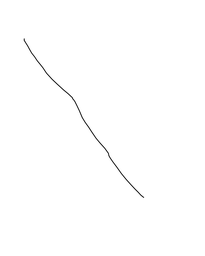
#> input picture images/line2.png, 205 x 256 px, shrunk from 774 x 968 before the run
$ python recognize.py   (Python 2 division)
#> lines starting #> are read from the running program, lines starting #| are printed output that depends on the picture; after the words box and inside, x2 and y2 are one past the last pixel; in counts of white or black regions, pixels touching at a corner belong together
from PIL import Image
import numpy as np
import matplotlib.pyplot as plt
#import matplotlib.pyplot as plt
#import time

xValues = []
yValues = []

def threshold(imageArray):
	balanceArray = []
	for row in imageArray:
		for pixel in row:
			average = getAverage(pixel)
			balanceArray.append(average)
	balance = 0
	for num in balanceArray:
		balance += num
	balance = balance / len(balanceArray)
	answer = list(imageArray)
	for row in answer:
		for pixel in row:
			if len(pixel) == 4:
				pixel[3] = 255
		#	print pixel
			testAverage = getAverage(pixel)
                	if testAverage > balance:
                		pixel[0] = 255
		                pixel[1] = 255
		                pixel[2] = 255
	                else:
            		        pixel[0] = 0
                                pixel[1] = 0
               			pixel[2] = 0
	return answer
def getAverage(pixel):
	average = 0
	for num in pixel:
		average += num
	return average / len(pixel[:3])

def getColor(pixel):
	if pixel[0] == pixel[1] and pixel[1] == pixel[2]:
		if pixel[0] == 255 : return "white"
		if pixel[0] == 0: return "black"
	return "ERROR"

def generatePolynomial(imageArray):
	radius = 5
	lastPoint = (0, 0)
	background = getColor(imageArray[0][0])
	for row in range(0, len(imageArray)):
		for col in range(0, len(imageArray[0])):
			pixel = imageArray[row][col]
			#print(pixel)
			if getColor(pixel) != background:
				#print(getColor(pixel))
				#print("row: " + str(row) + "col: " + str(col) + "distance: " + str((((row - lastPoint[0]) ** 2 + (col - lastPoint[1]) ** 2) ** (.5)))+ "last row: " + str(lastPoint[0]) + "last col: " + str(lastPoint[1]))
				if (((row - lastPoint[0]) ** 2 + (col - lastPoint[1]) ** 2) ** (.5)) > radius:
					#print("test")
					xValues.append(row)
					yValues.append(col)
					lastPoint = (row, col)
	#print(xValues)
	#print(yValues)
	polynomial, stats = np.polynomial.polynomial.polyfit(xValues, yValues, 0, full=True)
	for i in range(0, 10):
		cur, curStats = np.polynomial.polynomial.polyfit(xValues, yValues, i, full=True)
		if stats[0] > curStats[0]:
			polynomial = cur
			stats = curStats
	return polynomial

image = Image.open('images/line2.png')
#> image is the input picture: PIL image 205x256 RGB; min 39, max 255, mean 254.1
width, height = image.size
#> width = 205; height = 256
#test = image.load()
#print(test)
#print(test[0, 0])
imageArray = np.array(image)
#print(imageArray)
thresholdedImageArray = threshold(imageArray)
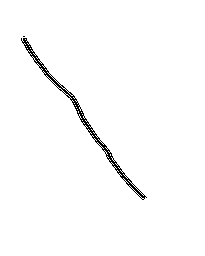
#> imageArray: shape (256, 205, 3); 98.4% white; black in thin lines or dots, all inside (x1, y1, x2, y2) = (21, 36, 147, 200)
polynomial = generatePolynomial(thresholdedImageArray)
u = np.linspace(0, width, 100)
v = np.polynomial.polynomial.polyval(u, polynomial)
plt.figure()
plt.ylim(0, height)
plt.plot(xValues, yValues, ".")
plt.plot(u, v, "--")
plt.show()
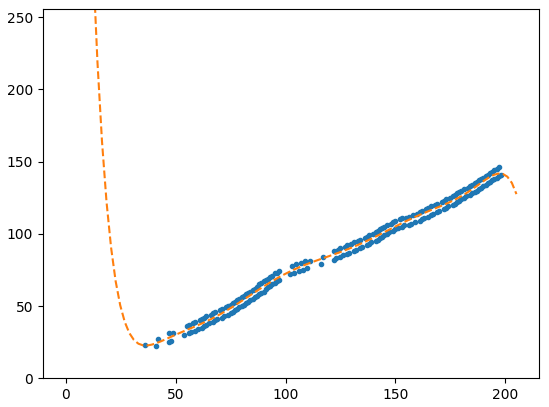
#> figure drawn by matplotlib, 1 panel; curve peaks at x = 0, y = 1307.3

$ run again, with images/line1.png copied over images/line2.png
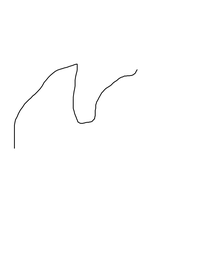
#> input picture images/line1.png, 205 x 256 px, shrunk from 774 x 968 before the run
#> image is the input picture: PIL image 205x256 RGB; min 39, max 255, mean 253.9
#> `thresholdedImageArray = threshold(imageArray)`:
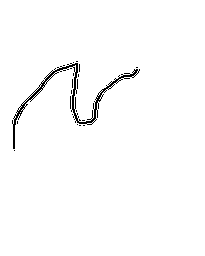
#> imageArray: shape (256, 205, 3); 98.3% white; black in thin lines or dots, all inside (x1, y1, x2, y2) = (12, 61, 140, 151)
#> `plt.show()`:
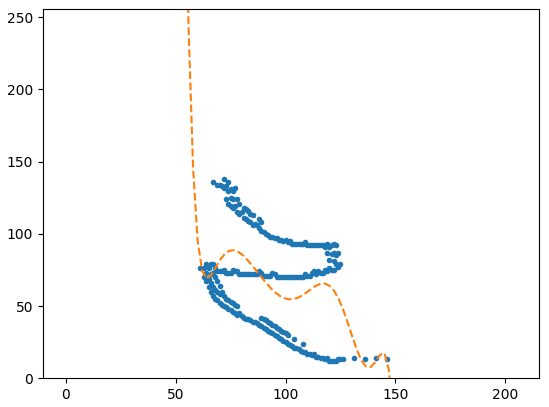
#> figure drawn by matplotlib, 1 panel; curve peaks at x = 0, y = 1345414.2
